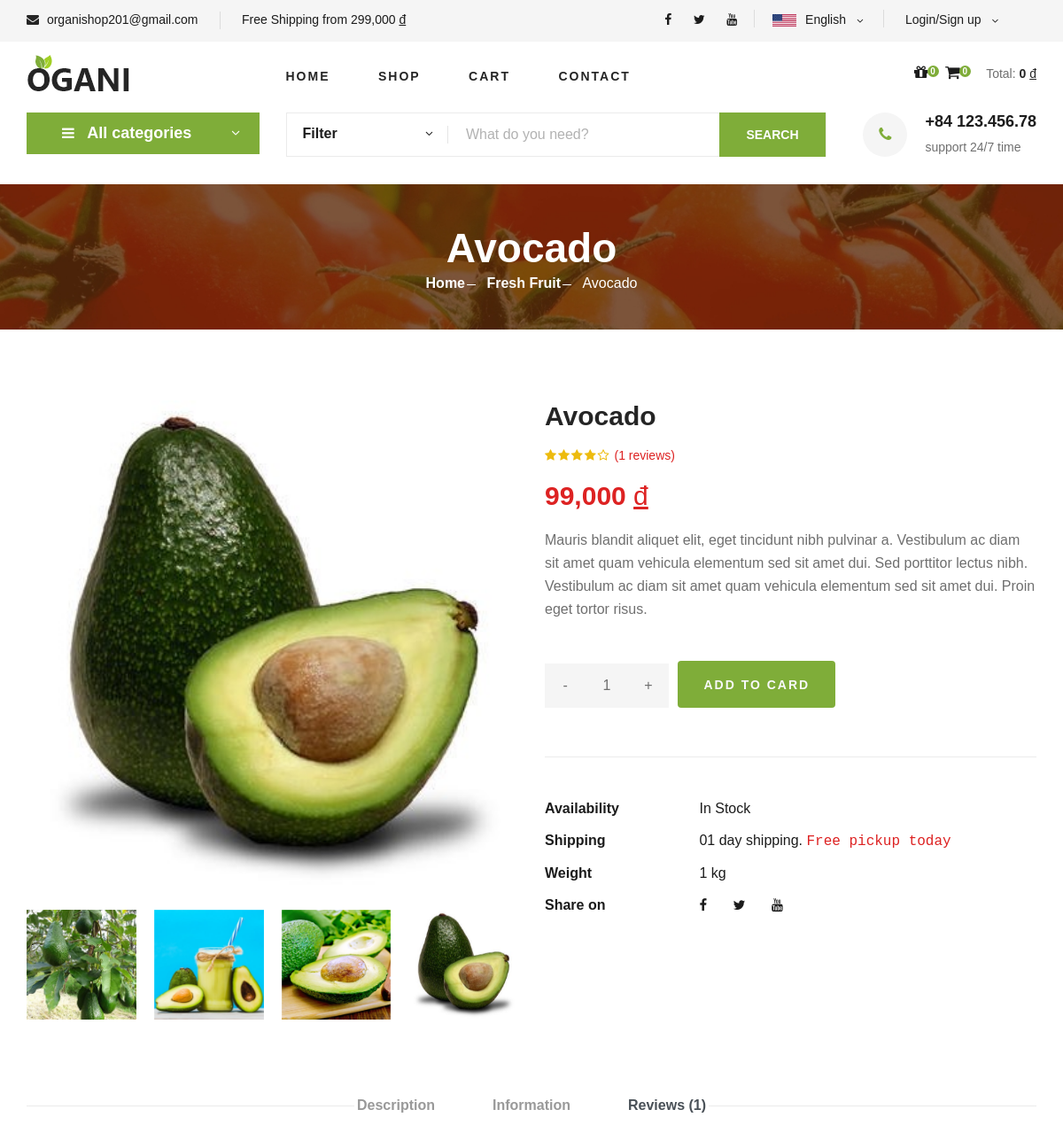
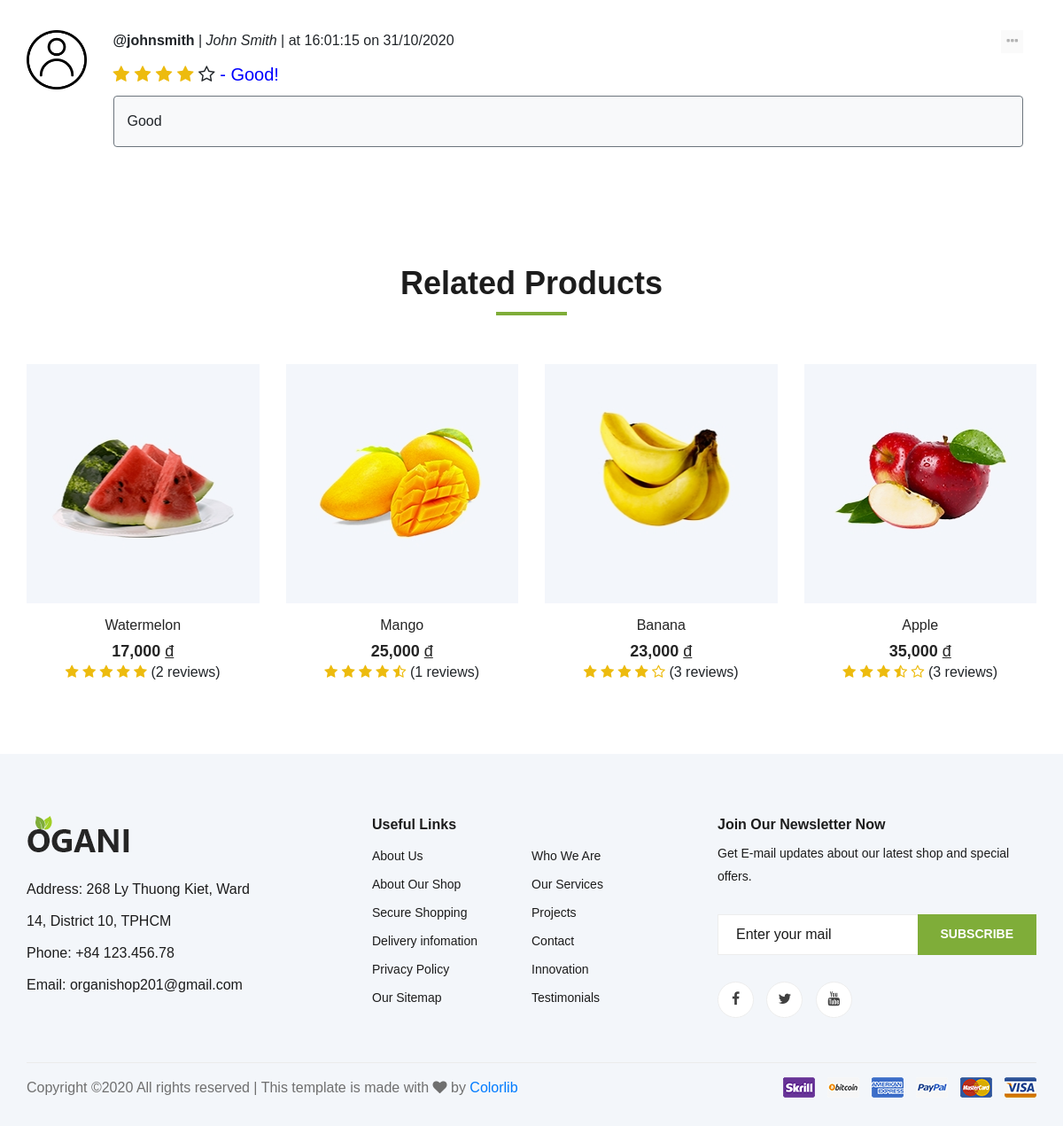
Page /shop/detail/avocado on the committed database (2 pictures, top to bottom).
### tables this page shows
CREATE TABLE `item` (
  `id_item` varchar(100) NOT NULL,
  `name_item` varchar(100) NOT NULL,
  `avatar_item` varchar(500) NOT NULL,
  `detail_item_1` varchar(500) DEFAULT NULL,
  `detail_item_2` varchar(500) DEFAULT NULL,
  `detail_item_3` varchar(500) DEFAULT NULL,
  `description_item` varchar(500) DEFAULT NULL,
  `price_item` float NOT NULL DEFAULT 0,
  `unit_item` varchar(10) DEFAULT 'kg',
  `availability_item` tinyint(1) NOT NULL DEFAULT 1,
  `weight_item` float NOT NULL DEFAULT 0,
  `sale_off_item` float NOT NULL DEFAULT 0,
  `featured` tinyint(1) NOT NULL DEFAULT 0,
  `num_purchased` int(11) NOT NULL DEFAULT 0,
  `date_created_item` datetime DEFAULT NULL,
  `latest_date_updated_item` datetime DEFAULT NULL,
  `category_item` varchar(100) DEFAULT NULL
);

CREATE TABLE `category` (
  `id_category` varchar(100) NOT NULL,
  `name_category` varchar(100) NOT NULL DEFAULT 'Default name',
  `date_created_category` datetime DEFAULT NULL,
  `latest_date_updated_category` datetime DEFAULT NULL
);

CREATE TABLE `rating_user_item` (
  `username_user_rating` varchar(100) NOT NULL,
  `id_item_rating` varchar(100) NOT NULL,
  `rating` int(11) NOT NULL,
  `review` varchar(500) DEFAULT NULL,
  `date_rating` datetime NOT NULL
);

CREATE TABLE `user` (
  `username_user` varchar(100) NOT NULL,
  `password_user` varchar(500) NOT NULL,
  `fname_user` varchar(100) NOT NULL,
  `lname_user` varchar(100) NOT NULL,
  `bday_user` date DEFAULT NULL,
  `avatar_user` varchar(500) DEFAULT NULL,
  `address_user` varchar(500) DEFAULT NULL,
  `phone_user` varchar(100) NOT NULL,
  `email_user` varchar(500) DEFAULT NULL,
  `role_user` int(11) DEFAULT NULL
);

CREATE TABLE `top_item` (
  `id_item_top` varchar(100) NOT NULL,
  `average_rating` float NOT NULL,
  `num_review` int(11) NOT NULL
);

### mvc/views/pages/detail_item.php (the view, shortened to what the rows shown need)
<section class="breadcrumb-section set-bg" data-setbg="/tmdt_201/public/master1/images/breadcrumb.jpg">
    <div class="container">
        <div class="row">
            <div class="col-lg-12 text-center">
                <div class="breadcrumb__text">
                    <?php $item_object = json_decode($data["item"]); ?>
                    <h2><?php echo $item_object->name_item; ?></h2>
                    <div class="breadcrumb__option">
                        <a href="http://localhost/tmdt_201/home">Home</a>
                        <a href="http://localhost/tmdt_201/shop/category/<?php echo $item_object->category_item; ?>"><?php echo $item_object->name_category; ?></a>
                        <span><?php echo $item_object->name_item; ?></span>
                    </div>
                </div>
            </div>
        </div>
    </div>
</section>
<section class="product-details spad">
    <div class="container">
        <div class="row">
            <div class="col-lg-6 col-md-6">
                <div class="product__details__pic">
                    <div class="product__details__pic__item">
                        <img class="product__details__pic__item--large"
                            src="/tmdt_201/<?php echo $item_object->avatar_item; ?>" alt="<?php echo $item_object->id_item; ?>">
                    </div>
                    <div class="product__details__pic__slider owl-carousel">
                        <img data-imgbigurl="/tmdt_201/<?php echo $item_object->detail_item_1; ?>"
                            src="/tmdt_201/<?php echo $item_object->detail_item_1; ?>" alt="<?php echo $item_object->id_item; ?>">
                        <img data-imgbigurl="/tmdt_201/<?php echo $item_object->detail_item_2; ?>"
                            src="/tmdt_201/<?php echo $item_object->detail_item_2; ?>" alt="detail-1-<?php echo $item_object->id_item; ?>">
                        <img data-imgbigurl="/tmdt_201/<?php echo $item_object->detail_item_3; ?>"
                            src="/tmdt_201/<?php echo $item_object->detail_item_3; ?>" alt="detail-2-<?php echo $item_object->id_item; ?>">
                        <img data-imgbigurl="/tmdt_201/<?php echo $item_object->avatar_item; ?>"
                            src="/tmdt_201/<?php echo $item_object->avatar_item; ?>" alt="detail-3-<?php echo $item_object->id_item; ?>">
                    </div>
                </div>
            </div>
            <div class="col-lg-6 col-md-6">
                <div class="product__details__text">
                    <h3><?php echo $item_object->name_item; ?></h3>
                    <?php $review_list = json_decode($data['review_list']);
                    $size_list = count($review_list);
                    $average_rating = json_decode($data['average_rating']);
                    ?>
                    <div class="product__details__rating">
                        <i class="fa <?php echo (($average_rating > 0 && $average_rating < 0.3) || $average_rating == 0)?'fa-star-o':(($average_rating >= 0.3 && $average_rating < 0.7)?'fa-star-half-o':'fa-star');?>"></i>
                        <i class="fa <?php echo (($average_rating > 1 && $average_rating < 1.3) || $average_rating <= 1)?'fa-star-o':(($average_rating >= 1.3 && $average_rating < 1.7)?'fa-star-half-o':'fa-star');?>"></i>
                        <i class="fa <?php echo (($average_rating > 2 && $average_rating < 2.3) || $average_rating <= 2)?'fa-star-o':(($average_rating >= 2.3 && $average_rating < 2.7)?'fa-star-half-o':'fa-star');?>"></i>
                        <i class="fa <?php echo (($average_rating > 3 && $average_rating < 3.3) || $average_rating <= 3)?'fa-star-o':(($average_rating >= 3.3 && $average_rating < 3.7)?'fa-star-half-o':'fa-star');?>"></i>
                        <i class="fa <?php echo (($average_rating > 4 && $average_rating < 4.3) || $average_rating <= 4)?'fa-star-o':(($average_rating >= 4.3 && $average_rating < 4.7)?'fa-star-half-o':'fa-star');?>"></i>
                        <span>(<?php echo $size_list; ?> reviews)</span>
                    </div>
                    <div class="product__details__price"><?php echo number_format($item_object->price_item, 0);?> <u style="font-weight: 400;">đ</u></div>
                    <p>Mauris blandit aliquet elit, eget tincidunt nibh pulvinar a. Vestibulum ac diam sit amet quam
                        vehicula elementum sed sit amet dui. Sed porttitor lectus nibh. Vestibulum ac diam sit amet
                        quam vehicula elementum sed sit amet dui. Proin eget tortor risus.</p>
                    <div class="product__details__quantity">
                        <div class="quantity">
                        </div>
                    </div>
                    <button type="button" class="btn primary-btn text-light" id="add-to-card-btn"
                            onclick="SetCart('<?php echo $item_object->id_item; ?>')"
                            data-toggle="modal" data-target="#info-modal">
                        ADD TO CARD
                    </button>
                    <ul>
                        <li><b>Availability</b>
                        </li>
                        <li><b>Shipping</b> <span>01 day shipping. <samp>Free pickup today</samp></span></li>
                        <li><b>Weight</b> <span><?php echo $item_object->weight_item; ?> <?php echo $item_object->unit_item; ?></span></li>
                        <li><b>Share on</b>
                        </li>
                    </ul>
                </div>
            </div>
            <div class="col-lg-12">
                <div class="product__details__tab">
                    <div class="tab-content">
                        <div class="tab-pane active" id="tabs-3" role="tabpanel">
                            <div class="product__details__tab__desc">
                                <?php
                                for($row = 0; $row < $size_list; $row++){
                                    $id_review = $review_list[$row]->username_user_rating." ".
                                    $review_list[$row]->id_item_rating." ".
                                    $review_list[$row]->date_rating;
                                    $id_review = str_replace(' ', '-', $id_review);
                                    $level_rating = "level-rating-".$id_review;
                                    $comment = "comment-".$id_review;
                                    $rating = $review_list[$row]->rating;
                                    $level_rating_content = '';
                                    $level_rating_color = '';
                                    switch($rating){
                                        case 4:
                                            $level_rating_content = " - Good!";
                                            $level_rating_color = "blue";
                                            break;
                                }
                                ?>
                                <div class="row mb-4">
                                    <div class="col-3 col-md-2 col-lg-1">
                                        <img src="/tmdt_201/<?php echo $review_list[$row]->avatar_user;?>"
                                            alt="<?php echo $review_list[$row]->username_user_rating;?>">
                                    </div>
                                    <div class="col-9 col-md-10 col-lg-11">
                                        <div class="container pl-0 mb-2">
                                            <div class="row">
                                                <div class="col-10">
                                                    <?php echo "<b>@".$review_list[$row]->username_user_rating."</b> | <i>".
                                                    $review_list[$row]->fname_user." ".$review_list[$row]->lname_user."</i> | ".
                                                    date_format(date_create($review_list[$row]->date_rating), '\a\t H:i:s \o\n d/m/Y');
                                                    ?>
                                                </div>
                                                <div class="col-2" style="text-align: right;">
                                                    <?php
                                                    $disabled = '';
                                                    if(!isset($_SESSION['username']) ||
                                                        (isset($_SESSION['username'])
                                                        && $_SESSION['username'] != $review_list[$row]->username_user_rating)){
                                                            $disabled = 'disabled';
                                                        }
                                                    ?>
                                                    <button class="border-0 review-option" data-toggle="dropdown" <?php echo $disabled;?>>
                                                        <i class="fa fa-ellipsis-h"></i>
                                                    </button>
                                                </div>
                                            </div>
                                        </div>
                                        <div class="container pl-0 mb-2">
                                            <div class="row">
                                                <div class="col-lg-12">
                                                    <div class="star-rating-disabled mb-2">
                                                        <span class="fa <?php echo $rating > 0?'fa-star':'fa-star-o';?>" data-rating="1"></span>
                                                        <span class="fa <?php echo $rating > 1?'fa-star':'fa-star-o';?>" data-rating="2"></span>
                                                        <span class="fa <?php echo $rating > 2?'fa-star':'fa-star-o';?>" data-rating="3"></span>
                                                        <span class="fa <?php echo $rating > 3?'fa-star':'fa-star-o';?>" data-rating="4"></span>
                                                        <span class="fa <?php echo $rating > 4?'fa-star':'fa-star-o';?>" data-rating="5"></span>
                                                        <span class="level-rating-disabled" id="<?php echo $level_rating;?>" style="color: <?php echo $level_rating_color;?>;">
                                                            <?php echo $level_rating_content;?>
                                                        </span>
                                                    </div>
                                                    <div class="container py-3 bg-light border border-secondary rounded" id="<?php echo $comment;?>">
                                                    <?php echo $review_list[$row]->review == ''?'<i>No comment.</i>':$review_list[$row]->review;?>
                                                    </div>
                                                </div>
                                            </div>
                                        </div>
                                    </div>
                                </div>
                                <?php }
                                ?>
                            </div>
                        </div>
                    </div>
                </div>
            </div>
        </div>
    </div>
</section>
<section class="related-product">
    <div class="container">
        <div class="row">
            <div class="col-lg-12">
                <div class="section-title related__product__title">
                    <h2>Related Products</h2>
                </div>
            </div>
        </div>
        <div class="row">
            <?php $related_item_list = json_decode($data['related_item_list']);
            $size_list = count($related_item_list);
            if($size_list == 0){
            ?>
            <h4 class="font-italic mx-auto">There is no any related products.</h4>
            <?php }
            else{
                for($row = 0; $row < $size_list; $row++){
            ?>
            <div class="col-lg-3 col-md-4 col-sm-6">
                <div class="product__item">
                    <div class="product__item__pic set-bg" data-setbg="/tmdt_201/<?php echo $related_item_list[$row]->avatar_item; ?>">
                    </div>
                    <div class="product__item__text">
                        <h6>
                            <a href="http://localhost/tmdt_201/shop/detail/<?php echo $related_item_list[$row]->id_item;?>" class="language-option">
                                <?php echo $related_item_list[$row]->name_item;?>
                            </a>
                        </h6>
                        <h5><?php echo number_format($related_item_list[$row]->price_item, 0);?> <u style="font-weight: 400;">đ</u></h5>
                        <div>
                            <?php $average_rating = $related_item_list[$row]->average_rating;?>
                            <i style="color: #EDBB0E;" class="fa <?php echo (($average_rating > 0 && $average_rating < 0.3) || $average_rating == 0)?'fa-star-o':(($average_rating >= 0.3 && $average_rating < 0.7)?'fa-star-half-o':'fa-star');?>"></i>
                            <i style="color: #EDBB0E;" class="fa <?php echo (($average_rating > 1 && $average_rating < 1.3) || $average_rating <= 1)?'fa-star-o':(($average_rating >= 1.3 && $average_rating < 1.7)?'fa-star-half-o':'fa-star');?>"></i>
                            <i style="color: #EDBB0E;" class="fa <?php echo (($average_rating > 2 && $average_rating < 2.3) || $average_rating <= 2)?'fa-star-o':(($average_rating >= 2.3 && $average_rating < 2.7)?'fa-star-half-o':'fa-star');?>"></i>
                            <i style="color: #EDBB0E;" class="fa <?php echo (($average_rating > 3 && $average_rating < 3.3) || $average_rating <= 3)?'fa-star-o':(($average_rating >= 3.3 && $average_rating < 3.7)?'fa-star-half-o':'fa-star');?>"></i>
                            <i style="color: #EDBB0E;" class="fa <?php echo (($average_rating > 4 && $average_rating < 4.3) || $average_rating <= 4)?'fa-star-o':(($average_rating >= 4.3 && $average_rating < 4.7)?'fa-star-half-o':'fa-star');?>"></i>
                            <span>(<?php echo $related_item_list[$row]->num_review;?> reviews)</span>
                        </div>
                    </div>
                </div>
            </div>
            <?php }}?>
        </div>
    </div>
</section>

### rows in the picture
item: name_item "Avocado", category_item.name_category "Fresh Fruit", avatar_item+id_item (picture), detail_item_1+id_item (picture), detail_item_2+id_item (picture), detail_item_3+id_item (picture), price_item "99,000", weight_item "1", unit_item "kg"
rating_user_item: username_user_rating.avatar_user (placeholder picture), username_user_rating "johnsmith", username_user_rating.fname_user "John", username_user_rating.lname_user "Smith", date_rating "at 16:01:15 on 31/10/2020", rating "- Good!", review "Good"
top_item: shows a picture, id_item_top.name_item "Watermelon", id_item_top.price_item "17,000", average_rating 5 (drawn), num_review "2"
top_item: shows a picture, id_item_top.name_item "Mango", id_item_top.price_item "25,000", average_rating 4.5 (drawn), num_review "1"
top_item: shows a picture, id_item_top.name_item "Banana", id_item_top.price_item "23,000", average_rating 4 (drawn), num_review "3"
top_item: shows a picture, id_item_top.name_item "Apple", id_item_top.price_item "35,000", average_rating 3.33333 (drawn), num_review "3"

### other values in the picture
json_decode($data['total']) "0"
$size_list "1"
